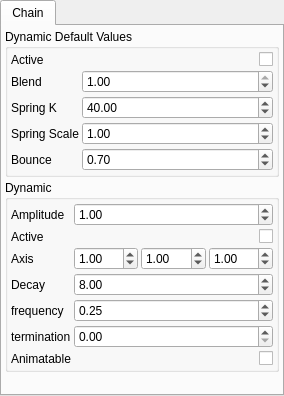
<?xml version="1.0" encoding="UTF-8"?>
<ui version="4.0">
 <class>Form</class>
 <widget class="QWidget" name="Form">
  <property name="geometry">
   <rect>
    <x>0</x>
    <y>0</y>
    <width>284</width>
    <height>396</height>
   </rect>
  </property>
  <property name="windowTitle">
   <string>Form</string>
  </property>
  <layout class="QVBoxLayout" name="verticalLayout">
   <property name="spacing">
    <number>0</number>
   </property>
   <property name="margin">
    <number>0</number>
   </property>
   <item>
    <widget class="QTabWidget" name="uiSystemSettingsTAB">
     <property name="tabPosition">
      <enum>QTabWidget::North</enum>
     </property>
     <property name="currentIndex">
      <number>0</number>
     </property>
     <widget class="QWidget" name="tabChain">
      <attribute name="title">
       <string>Chain</string>
      </attribute>
      <layout class="QVBoxLayout" name="verticalLayout_2">
       <property name="spacing">
        <number>3</number>
       </property>
       <property name="margin">
        <number>3</number>
       </property>
       <item>
        <widget class="QGroupBox" name="uiDynamicDefaultValuesGRP">
         <property name="title">
          <string>Dynamic Default Values</string>
         </property>
         <layout class="QGridLayout" name="gridLayout_2">
          <property name="margin">
           <number>3</number>
          </property>
          <property name="spacing">
           <number>3</number>
          </property>
          <item row="2" column="0">
           <widget class="QLabel" name="uiSpringKLBL">
            <property name="sizePolicy">
             <sizepolicy hsizetype="Fixed" vsizetype="Preferred">
              <horstretch>0</horstretch>
              <verstretch>0</verstretch>
             </sizepolicy>
            </property>
            <property name="minimumSize">
             <size>
              <width>10</width>
              <height>0</height>
             </size>
            </property>
            <property name="text">
             <string>Spring K</string>
            </property>
           </widget>
          </item>
          <item row="2" column="1" colspan="2">
           <widget class="QDoubleSpinBox" name="uiSpringK">
            <property name="minimum">
             <double>0.000000000000000</double>
            </property>
            <property name="maximum">
             <double>100.000000000000000</double>
            </property>
            <property name="singleStep">
             <double>5.000000000000000</double>
            </property>
            <property name="value">
             <double>40.000000000000000</double>
            </property>
           </widget>
          </item>
          <item row="3" column="0">
           <widget class="QLabel" name="uiSpringScaleLBL">
            <property name="sizePolicy">
             <sizepolicy hsizetype="Fixed" vsizetype="Preferred">
              <horstretch>0</horstretch>
              <verstretch>0</verstretch>
             </sizepolicy>
            </property>
            <property name="minimumSize">
             <size>
              <width>10</width>
              <height>0</height>
             </size>
            </property>
            <property name="text">
             <string>Spring Scale</string>
            </property>
           </widget>
          </item>
          <item row="3" column="1" colspan="2">
           <widget class="QDoubleSpinBox" name="uiSpringScale">
            <property name="minimum">
             <double>0.000000000000000</double>
            </property>
            <property name="maximum">
             <double>10.000000000000000</double>
            </property>
            <property name="singleStep">
             <double>0.100000000000000</double>
            </property>
            <property name="value">
             <double>1.000000000000000</double>
            </property>
           </widget>
          </item>
          <item row="4" column="0">
           <widget class="QLabel" name="uiBounceLBL">
            <property name="sizePolicy">
             <sizepolicy hsizetype="Fixed" vsizetype="Preferred">
              <horstretch>0</horstretch>
              <verstretch>0</verstretch>
             </sizepolicy>
            </property>
            <property name="minimumSize">
             <size>
              <width>10</width>
              <height>0</height>
             </size>
            </property>
            <property name="text">
             <string>Bounce</string>
            </property>
           </widget>
          </item>
          <item row="4" column="1" colspan="2">
           <widget class="QDoubleSpinBox" name="uiBounce">
            <property name="minimum">
             <double>0.000000000000000</double>
            </property>
            <property name="maximum">
             <double>1.000000000000000</double>
            </property>
            <property name="singleStep">
             <double>0.100000000000000</double>
            </property>
            <property name="value">
             <double>0.700000000000000</double>
            </property>
           </widget>
          </item>
          <item row="1" column="1" colspan="2">
           <widget class="QDoubleSpinBox" name="uiBlend">
            <property name="maximum">
             <double>1.000000000000000</double>
            </property>
            <property name="singleStep">
             <double>0.100000000000000</double>
            </property>
            <property name="value">
             <double>1.000000000000000</double>
            </property>
           </widget>
          </item>
          <item row="1" column="0">
           <widget class="QLabel" name="uiDynBlendLBL">
            <property name="sizePolicy">
             <sizepolicy hsizetype="Fixed" vsizetype="Preferred">
              <horstretch>0</horstretch>
              <verstretch>0</verstretch>
             </sizepolicy>
            </property>
            <property name="minimumSize">
             <size>
              <width>10</width>
              <height>0</height>
             </size>
            </property>
            <property name="text">
             <string>Blend</string>
            </property>
           </widget>
          </item>
          <item row="0" column="1" colspan="2">
           <widget class="QCheckBox" name="uiActive">
            <property name="layoutDirection">
             <enum>Qt::RightToLeft</enum>
            </property>
            <property name="text">
             <string/>
            </property>
           </widget>
          </item>
          <item row="0" column="0">
           <widget class="QLabel" name="uiActiveLBL">
            <property name="sizePolicy">
             <sizepolicy hsizetype="Fixed" vsizetype="Preferred">
              <horstretch>0</horstretch>
              <verstretch>0</verstretch>
             </sizepolicy>
            </property>
            <property name="minimumSize">
             <size>
              <width>10</width>
              <height>0</height>
             </size>
            </property>
            <property name="text">
             <string>Active</string>
            </property>
           </widget>
          </item>
         </layout>
        </widget>
       </item>
       <item>
        <widget class="QGroupBox" name="uiDynamicGRP">
         <property name="minimumSize">
          <size>
           <width>0</width>
           <height>0</height>
          </size>
         </property>
         <property name="title">
          <string>Dynamic</string>
         </property>
         <layout class="QGridLayout" name="gridLayout_4">
          <property name="margin">
           <number>3</number>
          </property>
          <property name="spacing">
           <number>3</number>
          </property>
          <item row="0" column="0" colspan="2">
           <widget class="QWidget" name="uiDynamicDefaultWDG" native="true">
            <property name="enabled">
             <bool>true</bool>
            </property>
            <layout class="QGridLayout" name="gridLayout_5">
             <property name="margin">
              <number>0</number>
             </property>
             <property name="spacing">
              <number>3</number>
             </property>
             <item row="0" column="0">
              <widget class="QLabel" name="label_8">
               <property name="text">
                <string>Amplitude</string>
               </property>
              </widget>
             </item>
             <item row="0" column="1">
              <widget class="QDoubleSpinBox" name="uiAmplitude">
               <property name="maximum">
                <double>100.000000000000000</double>
               </property>
               <property name="singleStep">
                <double>0.100000000000000</double>
               </property>
               <property name="value">
                <double>1.000000000000000</double>
               </property>
              </widget>
             </item>
             <item row="1" column="0">
              <widget class="QLabel" name="uiActiveLBL_2">
               <property name="sizePolicy">
                <sizepolicy hsizetype="Fixed" vsizetype="Preferred">
                 <horstretch>0</horstretch>
                 <verstretch>0</verstretch>
                </sizepolicy>
               </property>
               <property name="minimumSize">
                <size>
                 <width>10</width>
                 <height>0</height>
                </size>
               </property>
               <property name="text">
                <string>Active</string>
               </property>
              </widget>
             </item>
             <item row="1" column="1">
              <widget class="QCheckBox" name="uiActive_2">
               <property name="layoutDirection">
                <enum>Qt::RightToLeft</enum>
               </property>
               <property name="text">
                <string/>
               </property>
              </widget>
             </item>
             <item row="3" column="0">
              <widget class="QLabel" name="uiStartCurveAttractLBL">
               <property name="sizePolicy">
                <sizepolicy hsizetype="Fixed" vsizetype="Preferred">
                 <horstretch>0</horstretch>
                 <verstretch>0</verstretch>
                </sizepolicy>
               </property>
               <property name="minimumSize">
                <size>
                 <width>10</width>
                 <height>0</height>
                </size>
               </property>
               <property name="text">
                <string>Decay</string>
               </property>
              </widget>
             </item>
             <item row="3" column="1">
              <widget class="QDoubleSpinBox" name="uiDecay">
               <property name="minimum">
                <double>0.000000000000000</double>
               </property>
               <property name="maximum">
                <double>999.000000000000000</double>
               </property>
               <property name="singleStep">
                <double>1.000000000000000</double>
               </property>
               <property name="value">
                <double>8.000000000000000</double>
               </property>
              </widget>
             </item>
             <item row="4" column="0">
              <widget class="QLabel" name="uiBendResistanceLBL">
               <property name="sizePolicy">
                <sizepolicy hsizetype="Fixed" vsizetype="Preferred">
                 <horstretch>0</horstretch>
                 <verstretch>0</verstretch>
                </sizepolicy>
               </property>
               <property name="minimumSize">
                <size>
                 <width>10</width>
                 <height>0</height>
                </size>
               </property>
               <property name="text">
                <string>frequency</string>
               </property>
              </widget>
             </item>
             <item row="4" column="1">
              <widget class="QDoubleSpinBox" name="uiFrequency">
               <property name="minimum">
                <double>0.000000000000000</double>
               </property>
               <property name="maximum">
                <double>100.000000000000000</double>
               </property>
               <property name="singleStep">
                <double>0.250000000000000</double>
               </property>
               <property name="value">
                <double>0.250000000000000</double>
               </property>
              </widget>
             </item>
             <item row="5" column="0">
              <widget class="QLabel" name="uiMassLBL">
               <property name="sizePolicy">
                <sizepolicy hsizetype="Fixed" vsizetype="Preferred">
                 <horstretch>0</horstretch>
                 <verstretch>0</verstretch>
                </sizepolicy>
               </property>
               <property name="minimumSize">
                <size>
                 <width>10</width>
                 <height>0</height>
                </size>
               </property>
               <property name="text">
                <string>termination</string>
               </property>
              </widget>
             </item>
             <item row="5" column="1">
              <widget class="QDoubleSpinBox" name="uiTermination">
               <property name="minimum">
                <double>0.000000000000000</double>
               </property>
               <property name="maximum">
                <double>100.000000000000000</double>
               </property>
               <property name="singleStep">
                <double>0.100000000000000</double>
               </property>
               <property name="value">
                <double>0.000000000000000</double>
               </property>
              </widget>
             </item>
             <item row="6" column="0">
              <widget class="QLabel" name="uiAnimatableLBL">
               <property name="sizePolicy">
                <sizepolicy hsizetype="Fixed" vsizetype="Preferred">
                 <horstretch>0</horstretch>
                 <verstretch>0</verstretch>
                </sizepolicy>
               </property>
               <property name="minimumSize">
                <size>
                 <width>10</width>
                 <height>0</height>
                </size>
               </property>
               <property name="text">
                <string>Animatable</string>
               </property>
              </widget>
             </item>
             <item row="6" column="1">
              <widget class="QCheckBox" name="uiDynamicAnimatable">
               <property name="layoutDirection">
                <enum>Qt::RightToLeft</enum>
               </property>
               <property name="text">
                <string/>
               </property>
              </widget>
             </item>
             <item row="2" column="1">
              <layout class="QHBoxLayout" name="horizontalLayout_2">
               <item>
                <widget class="QDoubleSpinBox" name="uiAmplitudeX">
                 <property name="singleStep">
                  <double>0.100000000000000</double>
                 </property>
                 <property name="value">
                  <double>1.000000000000000</double>
                 </property>
                </widget>
               </item>
               <item>
                <widget class="QDoubleSpinBox" name="uiAmplitudeY">
                 <property name="singleStep">
                  <double>0.100000000000000</double>
                 </property>
                 <property name="value">
                  <double>1.000000000000000</double>
                 </property>
                </widget>
               </item>
               <item>
                <widget class="QDoubleSpinBox" name="uiAmplitudeZ">
                 <property name="singleStep">
                  <double>0.100000000000000</double>
                 </property>
                 <property name="value">
                  <double>1.000000000000000</double>
                 </property>
                </widget>
               </item>
              </layout>
             </item>
             <item row="2" column="0">
              <widget class="QLabel" name="label_6">
               <property name="text">
                <string>Axis</string>
               </property>
              </widget>
             </item>
            </layout>
           </widget>
          </item>
         </layout>
        </widget>
       </item>
       <item>
        <spacer name="verticalSpacer">
         <property name="orientation">
          <enum>Qt::Vertical</enum>
         </property>
         <property name="sizeHint" stdset="0">
          <size>
           <width>20</width>
           <height>40</height>
          </size>
         </property>
        </spacer>
       </item>
      </layout>
     </widget>
    </widget>
   </item>
  </layout>
 </widget>
 <resources/>
 <connections/>
</ui>
